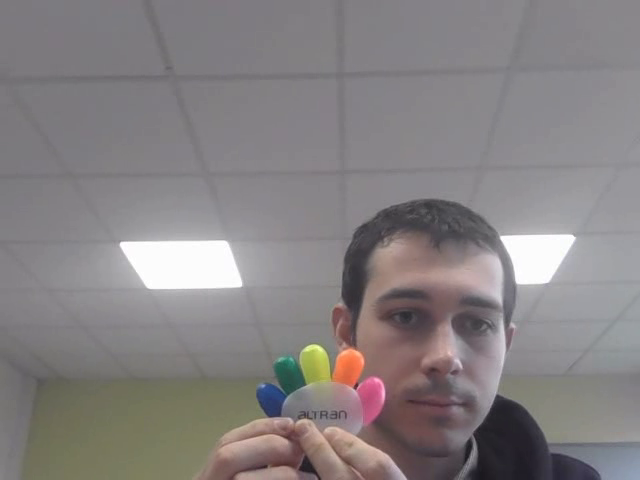
#> input picture frame 23 of nathan.avi, 640 x 480 px
$ python detection_hsv.py
#> lines starting #> are read from the running program, lines starting #| are printed output that depends on the picture; after the words box and inside, x2 and y2 are one past the last pixel; in counts of white or black regions, pixels touching at a corner belong together
import cv2 as cv
import numpy as np
cap = cv.VideoCapture('nathan.avi')
while(1):
    # Take each frame
    _, frame = cap.read()
#> frame is the input picture: shape (480, 640, 3); mean B, G, R 130.1, 129.2, 134
    # Convert BGR to HSV
    hsv = cv.cvtColor(frame, cv.COLOR_BGR2HSV)
#> hsv: shape (480, 640, 3); mean H, S, V 113.3, 19, 136

    # Bleu
    lower_blue = np.array([91,90,110])
    upper_blue = np.array([110,255,255])
    #Orange
    lower_blue = np.array([0,90,110])
    upper_blue = np.array([24,255,255])
    # Threshold the HSV image to get only blue colors
    mask = cv.inRange(hsv, lower_blue, upper_blue)
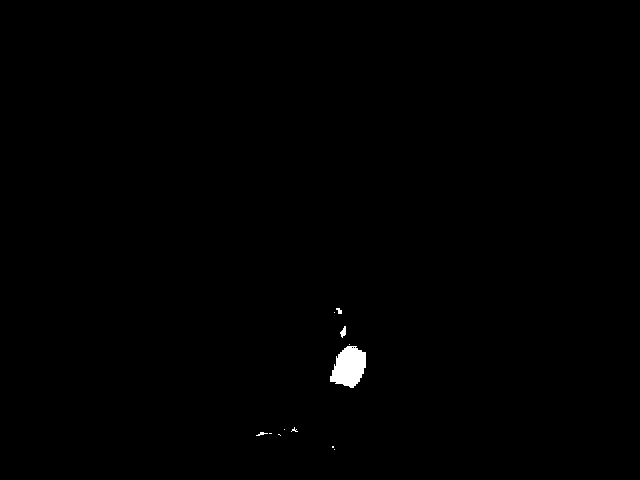
#> mask: shape (480, 640); 0.39% white; 12 white regions (8 under 20 px)
    # Bitwise-AND mask and original image
    res = cv.bitwise_and(frame,frame, mask= mask)

    contours, hierarchy = cv.findContours(mask, cv.RETR_EXTERNAL, cv.CHAIN_APPROX_SIMPLE) #[1:]
#> contours = 12 contours, 10 with area under 20; largest, box (x1, y1, x2, y2) and area: (330, 346, 366, 388) 1002, (340, 326, 346, 338) 30
    T = 0
    L = []
    cx,cy = 0,0
    for i in range (len(contours)):
        cnt = contours[i]
        M = cv.moments(cnt)
        if M['m00'] > 400:
            cx = int(M['m10']/(M['m00']+1*10**-5))
            cy = int(M['m01']/(M['m00']+1*10**-5))
            L.append([cx,cy])
            cv.circle(res,(cx,cy), 4, (0,255,100), -1)
            break
#> this loop made 8 passes
#> (cx, cy) on pass 8: (348, 366)
#> cnt on passes 1, 2, 3, 4, 6: [[334, 449]], [[332, 446], [332, 447], [333, 447], [333, 446]], [[278, 434], [279, 434], [280, 435], [279, 434]], [[269, 433], [271, 433]], [[284, 429]]
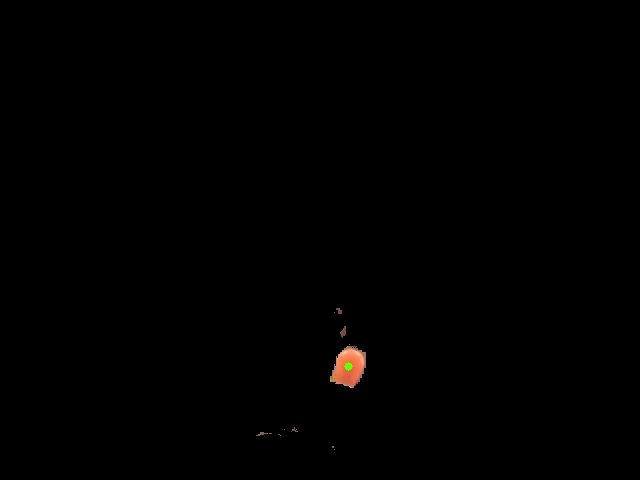
#> res: shape (480, 640, 3); mean B, G, R 0.3, 0.5, 0.8
#> after the loop, L = [[348, 366]]


    cv.imshow('frame',frame)
    cv.imshow('mask',mask)
    cv.imshow('res',res)
    k = cv.waitKey(5) & 0xFF
#> (key Esc is pressed here)
    if k == 27:
        break
cv.destroyAllWindows()
